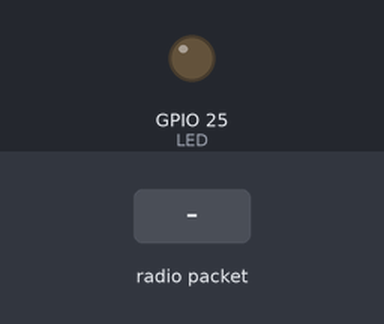
Bench run of a sketch on a simulated ESP32. On the bench: output pins drawn as LEDs (lit = HIGH). Inputs (shaded band) come from the test bench. WiFi joins after 1.5 s; servers stay silent unless stated; no radio packets arrive unless stated; what the sketch prints to the serial monitor is not drawn.

Above: at 1.2 s.
1.3 s: radio packet "5" arrives
At 1.9 s:
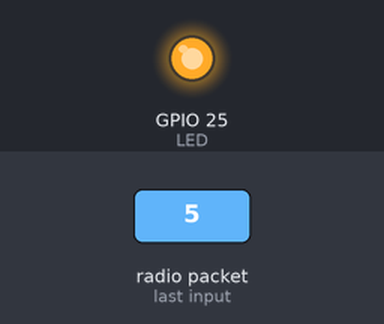
Timing chart, 0 to 4.3 s (numbered marks = the images above; inputs shaded):
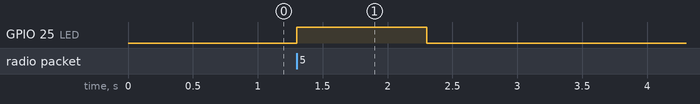

Measured:
- after the input at 1.3 s, GPIO 25 (LED): LOW → HIGH at once, → LOW 1.0 s later

The sketch:

Cansat__MAGNET-IITA_Cloud.ino
```cpp
#include "arduino_secrets.h"
/*
  Sketch generated by the Arduino IoT Cloud Thing "Cansat_ IITA"
  https://create.arduino.cc/cloud/things/431c8ba7-e850-406f-928c-5b69d3e23c0c

  Arduino IoT Cloud Variables description

  The following variables are automatically generated and updated when changes are made to the Thing

  String altitud;
  String humedad;
  String magnetismo_x;
  String magnetismo_y;
  String magnetismo_z;
  String nro_packet;
  String presion_absoluta;
  String presion_base;
  String temperatura;
  float altitud_chart;
  float magnetismo_x_chart;
  float magnetismo_y_chart;
  float magnetismo_z_chart;
  float presion_absoluta_chart;
  float presion_base_chart;
  float temperatura_chart;

  Variables which are marked as READ/WRITE in the Cloud Thing will also have functions
  which are called when their values are changed from the Dashboard.
  These functions are generated with the Thing and added at the end of this sketch.
*/
#include <LoRa.h>
#include <SPI.h>
#include "thingProperties.h"

char Version[] = "v2.6 - 15/03/2023";

//Defino los pines a ser usados por el modulo transceptor LoRa
#define CS    18      // Pin de CS del módulo LoRa
#define RST   14      // Pin de Reset del módulo LoRa
#define IRQ   7      // Pin del IRQ del módulo LoRa
#define LED   25     // Pin del LED onboard

#define SERIAL_BAUDRATE   115200    // Velocidad del Puerto Serie

// Configuraciones del módulo LoRa. Tener en cuenta que esta configuración debe ser igual en el Rx!
// 433E6 for Asia
// 866E6 for Europe
// 915E6 for North America
// 915E6 to 928E3 for Argentina
#define LORA_FREQUENCY      915000000  // Frecuencia en Hz a la que se quiere transmitir.
#define LORA_SYNC_WORD      0xF3       // Byte value to use as the sync word, defaults to 0x12
#define LORA_POWER          17         // TX power in dB, defaults to 17. Supported values are 2 to 20 for PA_OUTPUT_PA_BOOST_PIN, and 0 to 14 for PA_OUTPUT_RFO_PIN.
#define LORA_SPREAD_FACTOR  7          // Spreading factor, defaults to 7. Supported values are between 6 and 12 (En Argentina se puede utilizar entre 7 a 10)
#define LORA_SIG_BANDWIDTH  125E3      // Signal bandwidth in Hz, defaults to 125E3. Supported values are 7.8E3, 10.4E3, 15.6E3, 20.8E3, 31.25E3, 41.7E3, 62.5E3, 125E3, 250E3, and 500E3
#define LORA_CODING_RATE    5          // Denominator of the coding rate, defaults to 5. Supported values are between 5 and 8, these correspond to coding rates of 4/5 and 4/8. The coding rate numerator is fixed at 4.

double bitRate;


void setup() {


  // Defined in thingProperties.h
  initProperties();

  // Connect to Arduino IoT Cloud
  ArduinoCloud.begin(ArduinoIoTPreferredConnection);

  /*
     The following function allows you to obtain more information
     related to the state of network and IoT Cloud connection and errors
     the higher number the more granular information you’ll get.
     The default is 0 (only errors).
     Maximum is 4
  */
  setDebugMessageLevel(2);
  ArduinoCloud.printDebugInfo();

  // Set Led onboard con Output
  pinMode(LED, OUTPUT);

  //Incializo el Serial Monitor
  Serial.begin(SERIAL_BAUDRATE);

  while (!Serial)
  {
    // Mientras el COM no esté disponible el LED onbooard encendido
    digitalWrite(LED, HIGH);
  }

  // Apaga el LED si se conecta al COM
  digitalWrite(LED, LOW);

  Serial.println("LoRa Receiver");

  // Inicializar módulo LoRa
  LoRa.setPins(CS, RST, IRQ);
  while (!LoRa.begin(LORA_FREQUENCY))
  {
    Serial.println(".");
    delay(500);
  }

  // Change sync word (0xF3) to match the receiver
  // The sync word assures you don't get LoRa messages from other LoRa transceivers
  // ranges from 0-0xFF
  LoRa.setSyncWord(LORA_SYNC_WORD);
  LoRa.setTxPower(LORA_POWER);
  LoRa.setSpreadingFactor(LORA_SPREAD_FACTOR);
  LoRa.setSignalBandwidth(LORA_SIG_BANDWIDTH);
  LoRa.setCodingRate4(LORA_CODING_RATE);

  // Calculo del BitRate = (SF * (BW / 2 ^ SF)) * (4.0 / CR)
  bitRate = (LORA_SPREAD_FACTOR * (LORA_SIG_BANDWIDTH / pow(2, LORA_SPREAD_FACTOR))) * (4.0 / LORA_CODING_RATE);

  Serial.println("LoRa Initializing OK!");
}

void loop() {
  ArduinoCloud.update();

  // Trato de parsear el paquete
  int packetSize = LoRa.parsePacket();

  if (packetSize)
  {
    // Encender LED onboard
    digitalWrite(LED, HIGH);

    // Paquete recibido
    // Lectura del paquete
    while (LoRa.available())
    {
      String LoRaData = LoRa.readString();
      // Serial.println(LoRaData);

      //Serial.print("RX - Version ");
      //Serial.println(Version);

      //Serial.print("LoRa BitRate: ");
      //Serial.print(bitRate);
      //Serial.println(" bps");

      //Serial.print("Telemetria RAW Recibida ");
      //Serial.println(LoRaData);

      int indicador1 = LoRaData.indexOf(',');
      nro_packet = LoRaData.substring(0, indicador1);

      int indicador2 = LoRaData.indexOf(',', indicador1+1);
      presion_base = LoRaData.substring(indicador1+1, indicador2) + " Pa";
      presion_base_chart = LoRaData.substring(indicador1+1, indicador2).toFloat();

      int indicador3 = LoRaData.indexOf(',', indicador2+1);
      presion_absoluta = LoRaData.substring(indicador2+1, indicador3) + " Pa";
      presion_absoluta_chart = LoRaData.substring(indicador2+1, indicador3).toFloat();


      int indicador4 = LoRaData.indexOf(',', indicador3+1);
      altitud = LoRaData.substring(indicador3+1, indicador4) + " M.s.n.m";
      altitud_chart = LoRaData.substring(indicador3+1, indicador4).toFloat();


      int indicador5 = LoRaData.indexOf(',', indicador4+1);
      temperatura = LoRaData.substring(indicador4+1, indicador5) + " °C";
      temperatura_chart = LoRaData.substring(indicador4+1, indicador5).toFloat();


      int indicador6 = LoRaData.indexOf(',', indicador5+1);
      magnetismo_x = LoRaData.substring(indicador5+1, indicador6) + " µT";
      magnetismo_x_chart = LoRaData.substring(indicador5+1, indicador6).toFloat();


      int indicador7 = LoRaData.indexOf(',', indicador6+1);
      magnetismo_y = LoRaData.substring(indicador6+1, indicador7) + " µT";
      magnetismo_y_chart = LoRaData.substring(indicador6+1, indicador7).toFloat();

      int indicador8 = LoRaData.indexOf(',', indicador7+1);
      magnetismo_z = LoRaData.substring(indicador7+1, indicador8) + " µT";
      magnetismo_z_chart = LoRaData.substring(indicador7+1, indicador8).toFloat();


      // Message to print in Serial port
    //Serial.println("[Packet Number],[Presion Base],[Presion Absoluta],[Altura],[Temperatura],");
      Serial.println(nro_packet + "," + presion_base + "," + presion_absoluta + "," + altitud + "," + temperatura + "," + magnetismo_x + "," + magnetismo_y + "," + magnetismo_z);
    }

    // Nivel de señal RSSI del paquete
    //Serial.print("Nivel de señal [RSSI]: ");
    //Serial.println(LoRa.packetRssi());
    //Serial.println("=====================================================================");


    // Apagar LED onboard
    digitalWrite(LED, LOW);
  }

}
```

arduino_secrets.h
```cpp
#define SECRET_SSID ""
#define SECRET_OPTIONAL_PASS ""
#define SECRET_DEVICE_KEY ""
```

thingProperties.h
```cpp
// Code generated by Arduino IoT Cloud, DO NOT EDIT.

#include <ArduinoIoTCloud.h>
#include <Arduino_ConnectionHandler.h>

const char DEVICE_LOGIN_NAME[]  = "9242f858-bd5d-49b7-8d91-4016416f9511";

const char SSID[]               = SECRET_SSID;    // Network SSID (name)
const char PASS[]               = SECRET_OPTIONAL_PASS;    // Network password (use for WPA, or use as key for WEP)
const char DEVICE_KEY[]  = SECRET_DEVICE_KEY;    // Secret device password


String altitud;
String humedad;
String magnetismo_x;
String magnetismo_y;
String magnetismo_z;
String nro_packet;
String presion_absoluta;
String presion_base;
String temperatura;
float altitud_chart;
float magnetismo_x_chart;
float magnetismo_y_chart;
float magnetismo_z_chart;
float presion_absoluta_chart;
float presion_base_chart;
float temperatura_chart;

void initProperties(){

  ArduinoCloud.setBoardId(DEVICE_LOGIN_NAME);
  ArduinoCloud.setSecretDeviceKey(DEVICE_KEY);
  ArduinoCloud.addProperty(altitud, READ, ON_CHANGE, NULL);
  ArduinoCloud.addProperty(humedad, READ, ON_CHANGE, NULL);
  ArduinoCloud.addProperty(magnetismo_x, READ, ON_CHANGE, NULL);
  ArduinoCloud.addProperty(magnetismo_y, READ, ON_CHANGE, NULL);
  ArduinoCloud.addProperty(magnetismo_z, READ, ON_CHANGE, NULL);
  ArduinoCloud.addProperty(nro_packet, READ, ON_CHANGE, NULL);
  ArduinoCloud.addProperty(presion_absoluta, READ, ON_CHANGE, NULL);
  ArduinoCloud.addProperty(presion_base, READ, ON_CHANGE, NULL);
  ArduinoCloud.addProperty(temperatura, READ, ON_CHANGE, NULL);
  ArduinoCloud.addProperty(altitud_chart, READ, ON_CHANGE, NULL);
  ArduinoCloud.addProperty(magnetismo_x_chart, READ, ON_CHANGE, NULL);
  ArduinoCloud.addProperty(magnetismo_y_chart, READ, ON_CHANGE, NULL);
  ArduinoCloud.addProperty(magnetismo_z_chart, READ, ON_CHANGE, NULL);
  ArduinoCloud.addProperty(presion_absoluta_chart, READ, ON_CHANGE, NULL);
  ArduinoCloud.addProperty(presion_base_chart, READ, ON_CHANGE, NULL);
  ArduinoCloud.addProperty(temperatura_chart, READ, ON_CHANGE, NULL);

}

WiFiConnectionHandler ArduinoIoTPreferredConnection(SSID, PASS);
```
